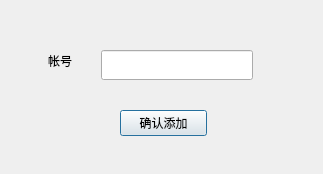
<?xml version="1.0" encoding="UTF-8"?>
<ui version="4.0">
 <class>AccountWidget</class>
 <widget class="QDialog" name="AccountWidget">
  <property name="geometry">
   <rect>
    <x>0</x>
    <y>0</y>
    <width>323</width>
    <height>174</height>
   </rect>
  </property>
  <property name="windowTitle">
   <string>Dialog</string>
  </property>
  <widget class="QPushButton" name="pushButton">
   <property name="geometry">
    <rect>
     <x>120</x>
     <y>110</y>
     <width>87</width>
     <height>26</height>
    </rect>
   </property>
   <property name="styleSheet">
    <string notr="true">font: 14pt &quot;WenQuanYi Micro Hei&quot;;</string>
   </property>
   <property name="text">
    <string>确认添加</string>
   </property>
  </widget>
  <widget class="QLabel" name="label">
   <property name="geometry">
    <rect>
     <x>41</x>
     <y>50</y>
     <width>38</width>
     <height>22</height>
    </rect>
   </property>
   <property name="styleSheet">
    <string notr="true">font: 14pt &quot;WenQuanYi Micro Hei&quot;;</string>
   </property>
   <property name="text">
    <string>帐号</string>
   </property>
   <property name="alignment">
    <set>Qt::AlignCenter</set>
   </property>
  </widget>
  <widget class="QLineEdit" name="lineEdit">
   <property name="geometry">
    <rect>
     <x>101</x>
     <y>50</y>
     <width>152</width>
     <height>30</height>
    </rect>
   </property>
   <property name="styleSheet">
    <string notr="true">font: 14pt &quot;WenQuanYi Micro Hei&quot;;</string>
   </property>
  </widget>
 </widget>
 <resources/>
 <connections/>
</ui>
